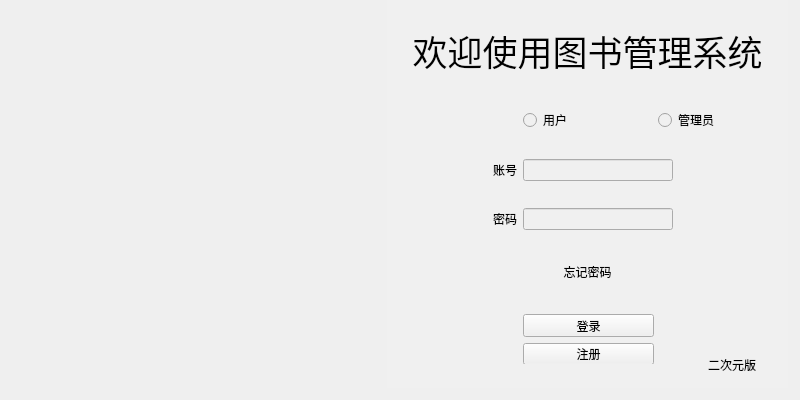
<?xml version="1.0" encoding="UTF-8"?>
<ui version="4.0">
 <class>dlg_welcome_2</class>
 <widget class="QWidget" name="dlg_welcome_2">
  <property name="geometry">
   <rect>
    <x>0</x>
    <y>0</y>
    <width>800</width>
    <height>400</height>
   </rect>
  </property>
  <property name="windowTitle">
   <string>Form</string>
  </property>
  <widget class="QWidget" name="widget_3" native="true">
   <property name="geometry">
    <rect>
     <x>0</x>
     <y>0</y>
     <width>392</width>
     <height>388</height>
    </rect>
   </property>
   <widget class="QLabel" name="label_4">
    <property name="geometry">
     <rect>
      <x>0</x>
      <y>0</y>
      <width>391</width>
      <height>400</height>
     </rect>
    </property>
    <property name="text">
     <string/>
    </property>
    <property name="pixmap">
     <pixmap resource="Logo.qrc">:/image/Logo.png</pixmap>
    </property>
    <property name="scaledContents">
     <bool>true</bool>
    </property>
    <property name="alignment">
     <set>Qt::AlignmentFlag::AlignBottom|Qt::AlignmentFlag::AlignLeading|Qt::AlignmentFlag::AlignLeft</set>
    </property>
    <property name="wordWrap">
     <bool>false</bool>
    </property>
   </widget>
  </widget>
  <widget class="QWidget" name="widget" native="true">
   <property name="geometry">
    <rect>
     <x>387</x>
     <y>0</y>
     <width>401</width>
     <height>388</height>
    </rect>
   </property>
   <property name="styleSheet">
    <string notr="true">QWidget
{
background-color:rgb(240,240,240);
}</string>
   </property>
   <layout class="QGridLayout" name="gridLayout">
    <item row="1" column="1">
     <widget class="QRadioButton" name="rdbtnUser">
      <property name="text">
       <string>用户</string>
      </property>
     </widget>
    </item>
    <item row="1" column="2">
     <widget class="QRadioButton" name="rdbtnAdmin">
      <property name="text">
       <string>管理员</string>
      </property>
     </widget>
    </item>
    <item row="2" column="0">
     <widget class="QLabel" name="label_2">
      <property name="text">
       <string>账号</string>
      </property>
      <property name="alignment">
       <set>Qt::AlignmentFlag::AlignRight|Qt::AlignmentFlag::AlignTrailing|Qt::AlignmentFlag::AlignVCenter</set>
      </property>
     </widget>
    </item>
    <item row="2" column="1" colspan="2">
     <widget class="QLineEdit" name="LeAccount">
      <property name="maximumSize">
       <size>
        <width>150</width>
        <height>16777215</height>
       </size>
      </property>
     </widget>
    </item>
    <item row="0" column="0" colspan="3">
     <widget class="QLabel" name="label">
      <property name="maximumSize">
       <size>
        <width>16777215</width>
        <height>60</height>
       </size>
      </property>
      <property name="font">
       <font>
        <family>Bahnschrift SemiLight</family>
        <pointsize>26</pointsize>
       </font>
      </property>
      <property name="text">
       <string>欢迎使用图书管理系统</string>
      </property>
      <property name="alignment">
       <set>Qt::AlignmentFlag::AlignCenter</set>
      </property>
     </widget>
    </item>
    <item row="3" column="0">
     <widget class="QLabel" name="label_3">
      <property name="text">
       <string>密码</string>
      </property>
      <property name="alignment">
       <set>Qt::AlignmentFlag::AlignRight|Qt::AlignmentFlag::AlignTrailing|Qt::AlignmentFlag::AlignVCenter</set>
      </property>
     </widget>
    </item>
    <item row="3" column="1" colspan="2">
     <widget class="QLineEdit" name="LePassword">
      <property name="maximumSize">
       <size>
        <width>150</width>
        <height>16777215</height>
       </size>
      </property>
     </widget>
    </item>
    <item row="5" column="1" colspan="2">
     <widget class="QWidget" name="widget_2" native="true">
      <property name="maximumSize">
       <size>
        <width>230</width>
        <height>50</height>
       </size>
      </property>
      <widget class="QWidget" name="layoutWidget">
       <property name="geometry">
        <rect>
         <x>0</x>
         <y>0</y>
         <width>131</width>
         <height>51</height>
        </rect>
       </property>
       <layout class="QVBoxLayout" name="verticalLayout">
        <item>
         <widget class="QPushButton" name="btnLog">
          <property name="text">
           <string>登录</string>
          </property>
          <property name="autoDefault">
           <bool>true</bool>
          </property>
         </widget>
        </item>
        <item>
         <widget class="QPushButton" name="btnSign">
          <property name="text">
           <string>注册</string>
          </property>
         </widget>
        </item>
       </layout>
      </widget>
     </widget>
    </item>
    <item row="4" column="1">
     <widget class="QPushButton" name="pushButton">
      <property name="maximumSize">
       <size>
        <width>16777215</width>
        <height>30</height>
       </size>
      </property>
      <property name="font">
       <font>
        <bold>false</bold>
        <underline>false</underline>
        <strikeout>false</strikeout>
        <hintingpreference>PreferDefaultHinting</hintingpreference>
       </font>
      </property>
      <property name="text">
       <string>忘记密码</string>
      </property>
      <property name="autoDefault">
       <bool>false</bool>
      </property>
      <property name="flat">
       <bool>true</bool>
      </property>
     </widget>
    </item>
   </layout>
  </widget>
  <widget class="QPushButton" name="pushButton_2">
   <property name="geometry">
    <rect>
     <x>670</x>
     <y>350</y>
     <width>124</width>
     <height>30</height>
    </rect>
   </property>
   <property name="maximumSize">
    <size>
     <width>16777215</width>
     <height>30</height>
    </size>
   </property>
   <property name="font">
    <font>
     <bold>false</bold>
     <underline>false</underline>
     <strikeout>false</strikeout>
     <hintingpreference>PreferDefaultHinting</hintingpreference>
    </font>
   </property>
   <property name="text">
    <string>二次元版</string>
   </property>
   <property name="autoDefault">
    <bool>false</bool>
   </property>
   <property name="flat">
    <bool>true</bool>
   </property>
  </widget>
 </widget>
 <resources>
  <include location="Logo.qrc"/>
 </resources>
 <connections/>
</ui>
